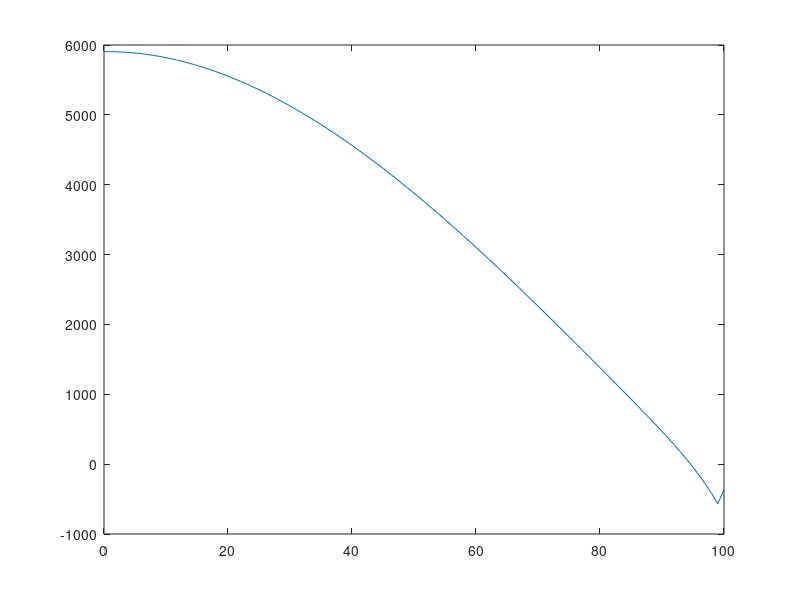

MATLAB code for this plot: (Note: this script raises an error after producing the figure.)
clear;

N     = 100;
B     = 0:100;
u     = 5;
c     = 1;
x     = 0:N;
mu    = 50;
sigma = 30;
m     = 0:100;
p0    = 3/202; 
p1    = 1/10100; 

%% k is a parameter that guarantees the integeration of f_M being 1.
sum = 0;
s = zeros(1,N+1);
for i = 1:N+1
    s(i) = normpdf(i-1,50,30);
    sum = sum + s(i);
end
k = 1 / sum;

%% "p(x)" (i.e. "p_x") is the possibility of a vacant position existing at point x.
% This is how p_x is generated.
f_M = k * normpdf(m, mu, sigma);

p_x = zeros(size(x));

for i = 1:length(x)
    xi = x(i);
    sum_term_0 = 0;
    for j = 1:length(m)
        mj = m(j);
        term_0 = f_M(j) * (1 - (1 - p0 + p1 * xi)^mj);
        sum_term_0 = sum_term_0 + term_0;
    end
    p_x(i) = sum_term_0;
end

%% The latex expression of the net expectation of utility (E_net) is as follow:
%{

E_{net} = [(u-c)\sum_{x+1}^N x p(x)] -
          [b(u-c)-2c(N-b)]\prod_{x+1}^N [1-p(x)] - 
          [b(u-c) - 2c(x-b)]
Which is devided into 3 parts for convenience of calculation. (i.e. E_net1, E_net2 and E_net3)

%}

x_0 = zeros(size(B));
for b = B
    E_net1 = zeros(1,N+1);
    for i = 1:N
        sum_E_net1 = x(i+1:N+1) * p_x(i+1:N+1)';
        E_net1(i) = (u-c) * sum_E_net1;
    end
    
    E_net2 = zeros(1,N+1);
    pxt = 1. - p_x;
    A = b*(u-c) - 2*c*(N-b);
    
    for i = 1:N
        prod_E_net2 = prod(pxt(i+1:N+1));
        E_net2(i) = A * prod_E_net2;
    end
    
    E_net3 = b*(u-c)-2*c*(x-b);
    
    E_net = E_net1 - E_net2 - E_net3;

    % Zero of E_net
    x_0(b+1) = N; % Initialize x_0 in case that no solution exists in the domain.
    for i = 1:N
        if E_net(i) > 0 && E_net(i+1) < 0
            x_0(b+1) = i-1;
        end
    end
    
    %% Plot
    if b == 94
        figure;
        plot(x,E_net);
        ylabel('$E_{net}$',Interpreter='latex');
        grid on;
    end

end

figure;
plot(B,x_0);
xlabel('$b$',Interpreter='latex');
ylabel('$x_0(b)$',Interpreter='latex')

hold on;


plot(B,B);